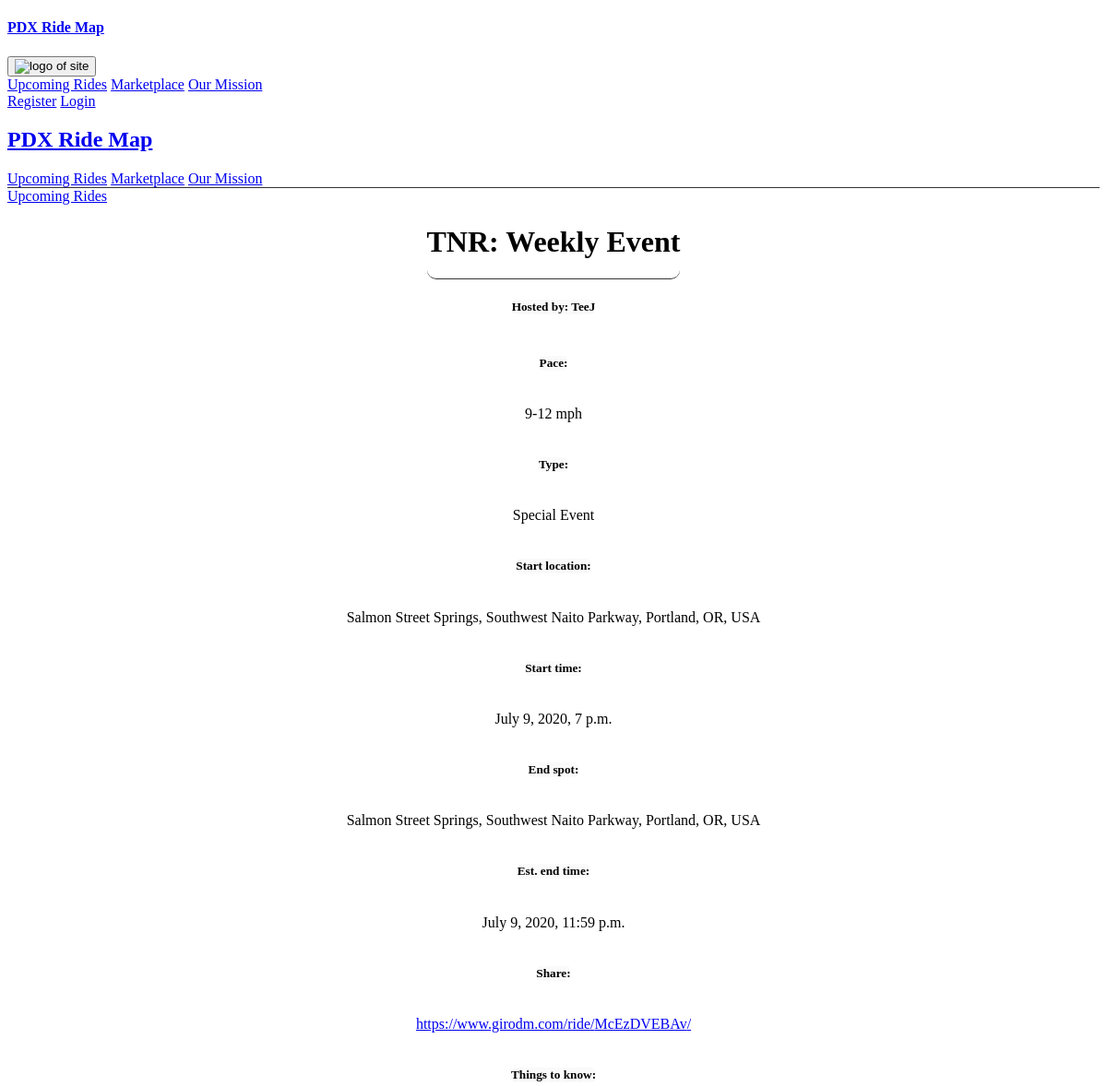
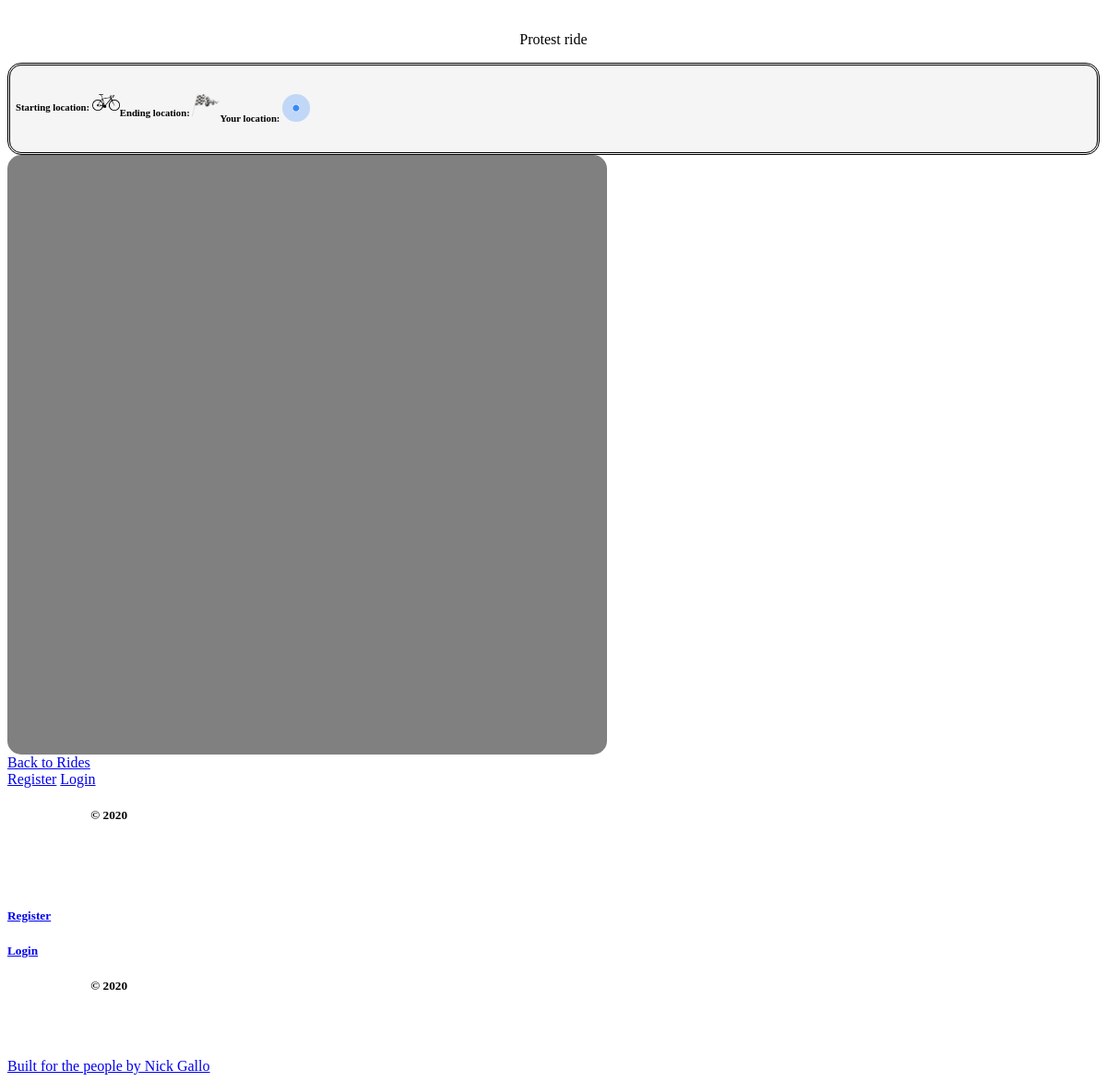
The app's page /ride/McEzDVEBAv/ with its own data (2 pictures, top to bottom).
### girodm/models.py (models this page shows, shortened)
class Ride(models.Model):
    created_by = models.ForeignKey(get_user_model(),null=True, blank=True, on_delete=models.CASCADE)
    ride_name = models.CharField(max_length=30)
    host_name = models.CharField(max_length=30)
    start_location = models.CharField(max_length=200)
    start_time = models.DateTimeField()
    start_long = models.FloatField(null=True)
    start_lat  = models.FloatField(null=True)
    end_location = models.CharField(max_length=200)
    end_time = models.DateTimeField()
    end_long = models.FloatField(null=True)
    end_lat  = models.FloatField(null=True)
    private = models.BooleanField(default=False)
    code = models.CharField(max_length=10)
    comments = models.TextField()
    times_clicked = models.IntegerField(default=0)
    ride_type = models.CharField(
        max_length=200,
        choices=RIDE_TYPE,
        default = 'ff'
    )
    ride_pace = models.CharField(
        max_length=200,
        choices=RIDE_PACE,
        default = 'md'
    )

### girodm/views.py (the view)
# urls.py: path('ride/<str:code>/', views.detail, name="detail"),
def detail(request, code):
    ride = None
    try:
        ride = Ride.objects.get(code=code)
        ride.times_clicked += 1
        ride.save()
    except Ride.DoesNotExist:
        raise Http404("Ride does not exist")
    context = {'ride': ride, 'google_maps_api_key': settings.GOOGLE_API_KEY,}
    return render(request, 'girodm/ride.html',context)

### girodm/templates/girodm/ride.html (shortened to what this page needs)
{% extends 'girodm/base.html' %}
{% load static %}
{% block head %}
<link rel="stylesheet" type="text/css" href="{% static 'girodm/css/ride.css' %}">
{% endblock %}
{% block content %}
<div class="userDiv">
</div>
<a class="buttonLinks" href="{% url 'girodm:viewrides' %}">Upcoming Rides</a>
<div class="rideDiv">
  <div class="rideHeader">
    <h1>{{ride.ride_name}}</h1>
  </div>
  <h5 class="h5Tag">Hosted by: {{ride.host_name}}</h5>
  <h5 class="h5Tag">Pace:</h5>
  <p>{{ride.get_ride_pace_display}}</p>
  <h5 class="h5Tag">Type:</h5>
  <p> {{ride.get_ride_type_display}}</p>
  <h5 class="h5Tag">Start location:</h5>
  <p> {{ride.start_location}}</p>
  <h5 class="h5Tag">Start time:</h5>
  <p> {{ride.start_time}}</p>
  <h5 class="h5Tag">End spot:</h5>
  <p>{{ride.end_location}}</p>
  <h5 class="h5Tag">Est. end time:</h5>
  <p>{{ride.end_time}}</p>
      <h5 class="h5Tag">Share:</h5>
      <p>
        <a id="rideLink"
          href="https://www.girodm.com/ride/{{ride.code}}/">https://www.girodm.com/ride/{{ride.code}}/</a>
      </p>
      <h5 class="h5Tag thingsToKnow">Things to know:</h5>
      <p>
        {{ride.comments}}
      </p>
</div>
<div class="legend">
  <div class="icon">
    <h6>Starting location: <img class="iconImg" src="/static/girodm/images/future_logo.png"></h6>
  </div>
  <div class="icon">
    <h6>Ending location: <img class="iconImg" src="/static/girodm/images/end_flag.png"></h6>
  </div>
  <div class="icon">
    <h6>Your location: <img class="iconImg" src="/static/girodm/images/streetview_icon.png"></h6>
  </div>
</div>
<div class="map" id="map">
</div>
<a href="{% url 'girodm:viewrides' %}">Back to Rides</a>
{% endblock %}

### static/girodm/css/ride.css (style rules this page uses)
.userDiv { border-bottom: 1px solid #333333; }
.rideDiv { display: flex; flex-direction: column; align-items: center; }
.rideHeader { border-bottom: 1px solid #333333; border-radius: 10px; }
.h5Tag { background-color: rgba(245, 245, 245, 0.52); border-radius: 5px; }
.legend { display: flex; flex-direction: row space-between; background-color: rgba(245, 245, 245, 0.959); border-radius: 15px; border-style: double; padding: 6px; }
.map { width: 100%; height: 450px; background-color: grey; border-radius: 15px; }
.iconImg { width: 30px; height: auto; }
@media (min-width: 1200px) { #map { width: 650px; height: 650px; background-color: grey; border-radius: 15px; } }

### records on screen
Ride: ride_name "TNR: Weekly Event", host_name "TeeJ", ride_pace "9-12 mph", ride_type "Special Event", start_location "Salmon Street Springs, Southwest Naito Parkway, Portland, OR, USA", start_time "July 9, 2020, 7 p.m.", end_location "Salmon Street Springs, Southwest Naito Parkway, Portland, OR, USA", end_time "July 9, 2020, 11:59 p.m.", code "McEzDVEBAv", comments "Protest ride"
